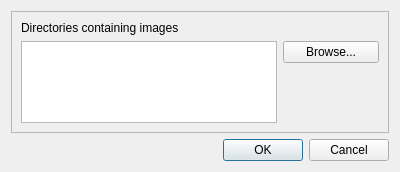
<?xml version="1.0" encoding="UTF-8"?>
<ui version="4.0">
 <class>UpdateFilepathsDialog</class>
 <widget class="QDialog" name="UpdateFilepathsDialog">
  <property name="geometry">
   <rect>
    <x>0</x>
    <y>0</y>
    <width>400</width>
    <height>172</height>
   </rect>
  </property>
  <property name="windowTitle">
   <string>Update File Paths</string>
  </property>
  <layout class="QVBoxLayout" name="verticalLayout">
   <item>
    <widget class="QFrame" name="frame">
     <property name="frameShape">
      <enum>QFrame::StyledPanel</enum>
     </property>
     <property name="frameShadow">
      <enum>QFrame::Raised</enum>
     </property>
     <layout class="QFormLayout" name="formLayout">
      <item row="1" column="0">
       <widget class="QTextEdit" name="textFiles"/>
      </item>
      <item row="1" column="1">
       <widget class="QPushButton" name="buttonBrowse">
        <property name="text">
         <string>Browse...</string>
        </property>
       </widget>
      </item>
      <item row="0" column="0">
       <widget class="QLabel" name="label">
        <property name="text">
         <string>Directories containing images</string>
        </property>
       </widget>
      </item>
     </layout>
    </widget>
   </item>
   <item>
    <widget class="QDialogButtonBox" name="buttonBox">
     <property name="orientation">
      <enum>Qt::Horizontal</enum>
     </property>
     <property name="standardButtons">
      <set>QDialogButtonBox::Cancel|QDialogButtonBox::Ok</set>
     </property>
    </widget>
   </item>
  </layout>
 </widget>
 <resources/>
 <connections>
  <connection>
   <sender>buttonBox</sender>
   <signal>accepted()</signal>
   <receiver>UpdateFilepathsDialog</receiver>
   <slot>accept()</slot>
   <hints>
    <hint type="sourcelabel">
     <x>248</x>
     <y>254</y>
    </hint>
    <hint type="destinationlabel">
     <x>157</x>
     <y>274</y>
    </hint>
   </hints>
  </connection>
  <connection>
   <sender>buttonBox</sender>
   <signal>rejected()</signal>
   <receiver>UpdateFilepathsDialog</receiver>
   <slot>reject()</slot>
   <hints>
    <hint type="sourcelabel">
     <x>316</x>
     <y>260</y>
    </hint>
    <hint type="destinationlabel">
     <x>286</x>
     <y>274</y>
    </hint>
   </hints>
  </connection>
 </connections>
</ui>
